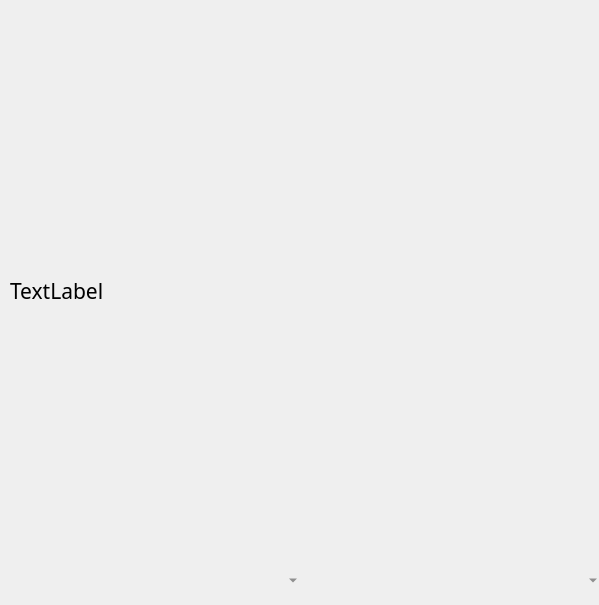
<?xml version="1.0" encoding="UTF-8"?>
<ui version="4.0">
 <class>MainWindow</class>
 <widget class="QMainWindow" name="MainWindow">
  <property name="windowModality">
   <enum>Qt::NonModal</enum>
  </property>
  <property name="geometry">
   <rect>
    <x>0</x>
    <y>0</y>
    <width>599</width>
    <height>605</height>
   </rect>
  </property>
  <property name="maximumSize">
   <size>
    <width>600</width>
    <height>605</height>
   </size>
  </property>
  <property name="windowTitle">
   <string>Weather</string>
  </property>
  <property name="windowIcon">
   <iconset>
    <normaloff>path/sunny_weather.png</normaloff>path/sunny_weather.png</iconset>
  </property>
  <property name="autoFillBackground">
   <bool>false</bool>
  </property>
  <property name="styleSheet">
   <string notr="true">QWidget {
	color: black;
	font-family: Montserrat;
	font-size: 16pt;
}

QPushButton {
	border: none;
}

QPushButton:hover {
	background-color: #9e9e9ea9 
}

QComboBox {
	background-color: transparent;
	color: #575757;
	border: none;
}

QComboBox:hover {
	background-color: #9e9e9ea9 
}</string>
  </property>
  <property name="animated">
   <bool>true</bool>
  </property>
  <property name="unifiedTitleAndToolBarOnMac">
   <bool>false</bool>
  </property>
  <widget class="QWidget" name="centralwidget">
   <widget class="QWidget" name="horizontalLayoutWidget">
    <property name="geometry">
     <rect>
      <x>530</x>
      <y>0</y>
      <width>71</width>
      <height>31</height>
     </rect>
    </property>
    <layout class="QHBoxLayout" name="horizontalLayout">
     <property name="spacing">
      <number>0</number>
     </property>
     <item>
      <widget class="QPushButton" name="hide_button">
       <property name="sizePolicy">
        <sizepolicy hsizetype="Minimum" vsizetype="Fixed">
         <horstretch>0</horstretch>
         <verstretch>0</verstretch>
        </sizepolicy>
       </property>
       <property name="maximumSize">
        <size>
         <width>36</width>
         <height>35</height>
        </size>
       </property>
       <property name="font">
        <font>
         <family>Montserrat</family>
         <pointsize>16</pointsize>
        </font>
       </property>
       <property name="contextMenuPolicy">
        <enum>Qt::DefaultContextMenu</enum>
       </property>
       <property name="autoFillBackground">
        <bool>false</bool>
       </property>
       <property name="text">
        <string/>
       </property>
       <property name="icon">
        <iconset>
         <normaloff>path/hide.svg</normaloff>path/hide.svg</iconset>
       </property>
       <property name="autoDefault">
        <bool>false</bool>
       </property>
       <property name="default">
        <bool>false</bool>
       </property>
       <property name="flat">
        <bool>false</bool>
       </property>
      </widget>
     </item>
     <item>
      <widget class="QPushButton" name="close_button">
       <property name="maximumSize">
        <size>
         <width>35</width>
         <height>35</height>
        </size>
       </property>
       <property name="font">
        <font>
         <family>Montserrat</family>
         <pointsize>16</pointsize>
        </font>
       </property>
       <property name="cursor">
        <cursorShape>ArrowCursor</cursorShape>
       </property>
       <property name="styleSheet">
        <string notr="true">&lt;style&gt;
.material-symbols-outlined {
  font-variation-settings:
  'FILL' 0,
  'wght' 400,
  'GRAD' 0,
  'opsz' 48
}
&lt;/style&gt;</string>
       </property>
       <property name="text">
        <string/>
       </property>
       <property name="icon">
        <iconset>
         <normaloff>path/close.svg</normaloff>path/close.svg</iconset>
       </property>
       <property name="flat">
        <bool>false</bool>
       </property>
      </widget>
     </item>
    </layout>
   </widget>
   <widget class="QWidget" name="horizontalLayoutWidget_2">
    <property name="geometry">
     <rect>
      <x>0</x>
      <y>560</y>
      <width>601</width>
      <height>41</height>
     </rect>
    </property>
    <layout class="QHBoxLayout" name="horizontalLayout_2">
     <property name="spacing">
      <number>0</number>
     </property>
     <item>
      <widget class="QComboBox" name="countries">
       <property name="sizePolicy">
        <sizepolicy hsizetype="Minimum" vsizetype="Minimum">
         <horstretch>0</horstretch>
         <verstretch>0</verstretch>
        </sizepolicy>
       </property>
       <property name="styleSheet">
        <string notr="true">
.material-symbols-outlined {  font-variation-settings:
  'FILL' 0,
  'wght' 400,
  'GRAD' 0,
  'opsz' 48
}</string>
       </property>
       <property name="editable">
        <bool>false</bool>
       </property>
       <property name="currentText">
        <string/>
       </property>
       <property name="frame">
        <bool>true</bool>
       </property>
      </widget>
     </item>
     <item>
      <widget class="QComboBox" name="cities">
       <property name="enabled">
        <bool>true</bool>
       </property>
       <property name="sizePolicy">
        <sizepolicy hsizetype="Minimum" vsizetype="Minimum">
         <horstretch>0</horstretch>
         <verstretch>0</verstretch>
        </sizepolicy>
       </property>
       <property name="focusPolicy">
        <enum>Qt::TabFocus</enum>
       </property>
       <property name="editable">
        <bool>false</bool>
       </property>
       <property name="currentText">
        <string notr="true" extracomment="123"/>
       </property>
       <property name="frame">
        <bool>true</bool>
       </property>
      </widget>
     </item>
    </layout>
   </widget>
   <widget class="QLabel" name="Text">
    <property name="geometry">
     <rect>
      <x>10</x>
      <y>40</y>
      <width>581</width>
      <height>501</height>
     </rect>
    </property>
    <property name="sizePolicy">
     <sizepolicy hsizetype="Maximum" vsizetype="Maximum">
      <horstretch>0</horstretch>
      <verstretch>0</verstretch>
     </sizepolicy>
    </property>
    <property name="text">
     <string>TextLabel</string>
    </property>
   </widget>
  </widget>
 </widget>
 <resources/>
 <connections/>
</ui>
